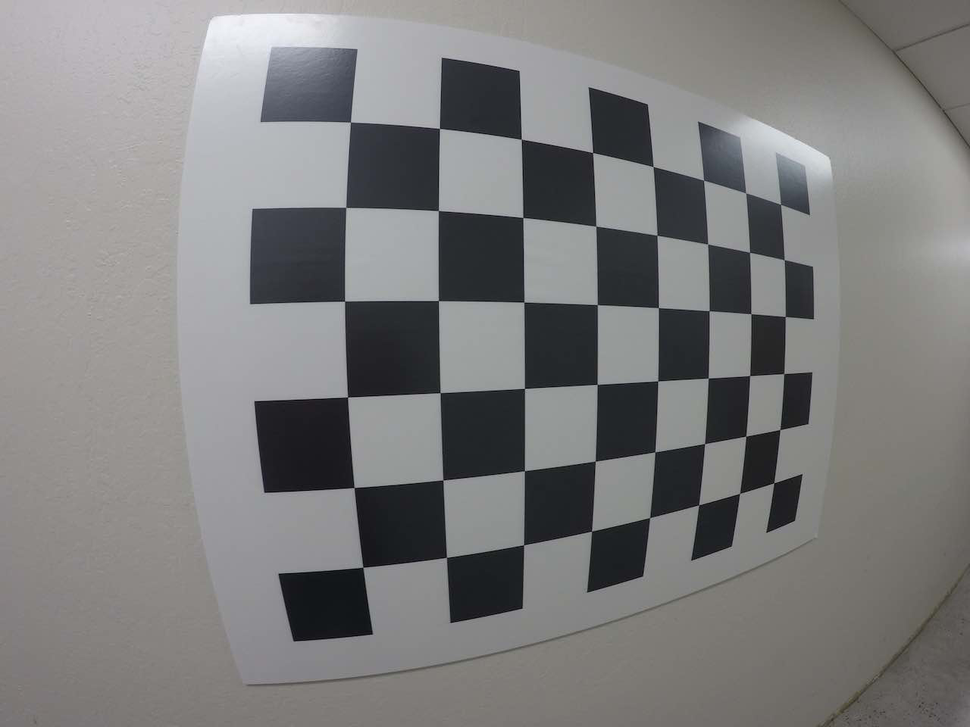
#> input picture udacity_callibration_distortion_perspective_example/test_image2.png, 970 x 727 px, shrunk from 1280 x 960 before the run
$ jupyter execute --allow-errors CameraCalli_distortion_perspective_in_one.ipynb   (shell and % lines are left out)
#> lines starting #> are read from the running program, lines starting #| are printed output that depends on the picture
[cell 1]
import pickle
import numpy as np
import matplotlib.pyplot as plt
import matplotlib.image as image
import cv2

[cell 2]
dist_pickle=pickle.load(open("wide_dist_pickle.p","rb"))
#> (reads udacity_callibration_distortion_perspective_example/wide_dist_pickle.p from the repository)
mtx=dist_pickle['mtx']
dist=dist_pickle['dist']

[cell 3]
img=image.imread('test_image2.png')
#> img is the input picture: shape (727, 970, 3) float32; mean R, G, B 0.492, 0.49, 0.49
nx=8
ny=6
plt.imshow(img)

[cell 4]
def corners_unrap(img,nx,ny,mtx,dist):
#> called with nx = 8, ny = 6, mtx = array of shape (3, 3), dist = array of shape (1, 5)
    undist_img=cv2.undistort(img,mtx,dist,None,mtx)
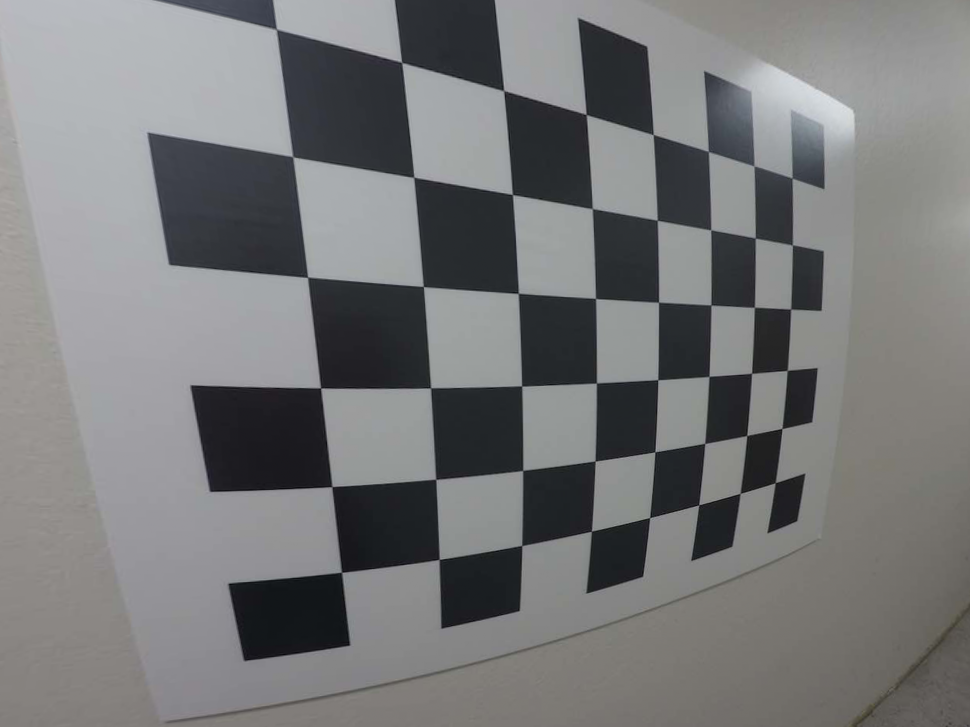
#> undist_img: shape (727, 970, 3) float32; mean R, G, B 0.467, 0.47, 0.473
    gray=cv2.cvtColor(undist_img,cv2.COLOR_RGB2GRAY)
    print(gray.shape[::-1])
#| (970, 727)
    ret,corners=cv2.findChessboardCorners(gray,(nx,ny),None)
    if ret == True:
        # If we found corners, draw them! (just for fun)
        cv2.drawChessboardCorners(undist, (nx, ny), corners, ret)
        # Choose offset from image corners to plot detected corners
        # This should be chosen to present the result at the proper aspect ratio
        # My choice of 100 pixels is not exact, but close enough for our purpose here
        offset = 100 # offset for dst points
        # Grab the image shape
        img_size = (gray.shape[1], gray.shape[0])

        # For source points I'm grabbing the outer four detected corners
        src = np.float32([corners[0], corners[nx-1], corners[-1], corners[-nx]])
        # For destination points, I'm arbitrarily choosing some points to be
        # a nice fit for displaying our warped result
        # again, not exact, but close enough for our purposes
        dst = np.float32([[offset, offset], [img_size[0]-offset, offset],
                                     [img_size[0]-offset, img_size[1]-offset],
                                     [offset, img_size[1]-offset]])
        # Given src and dst points, calculate the perspective transform matrix
        M = cv2.getPerspectiveTransform(src, dst)
        # Warp the image using OpenCV warpPerspective()
        warped = cv2.warpPerspective(undist, M, img_size)

    # Return the resulting image and matrix
    return warped, M
    #return undist_img
